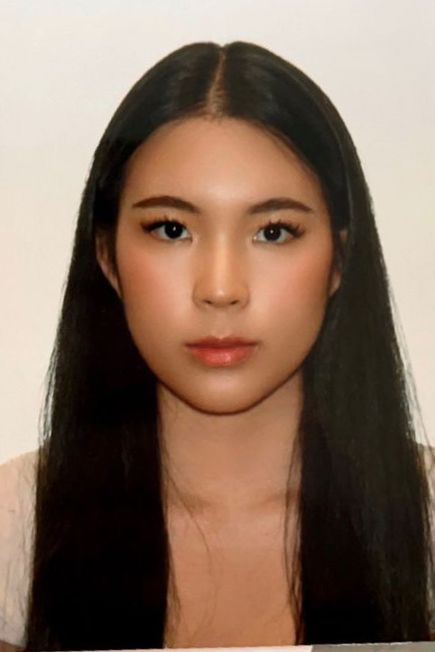
#> input picture img.jpeg, 435 x 652 px
$ jupyter execute avatar_genarative_ai.ipynb
#> lines starting #> are read from the running program, lines starting #| are printed output that depends on the picture; after the words box and inside, x2 and y2 are one past the last pixel; in counts of white or black regions, pixels touching at a corner belong together
[cell 1]
import cv2
from PIL import Image
import numpy as np

[cell 2]
def cartoonize_image(input_path, output_path):
    # Read the image
#> called with input_path = 'input_image.jpg', output_path = 'output_avatar.jpg'
    img = cv2.imread("img.jpeg") #Fixed: Pass input_path to imread
#> img is the input picture: shape (652, 435, 3); mean B, G, R 93.8, 109.8, 133

    # Convert to gray scale
    gray = cv2.cvtColor(img, cv2.COLOR_BGR2GRAY)

    # Apply median blur
    gray = cv2.medianBlur(gray, 5)

    # Detect edges
    edges = cv2.adaptiveThreshold(gray, 255,
                                  cv2.ADAPTIVE_THRESH_MEAN_C,
                                  cv2.THRESH_BINARY, 9, 9)
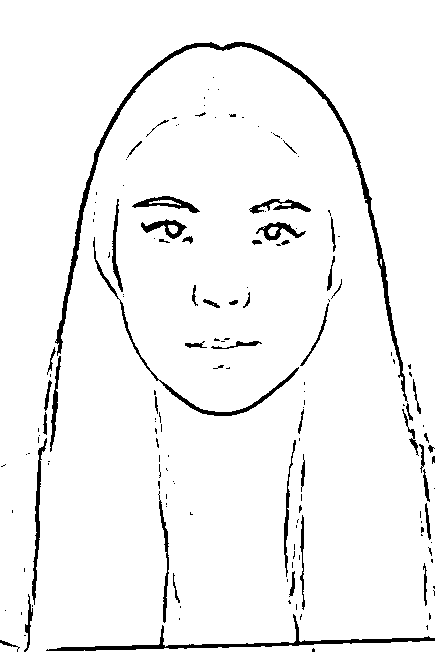
#> edges: shape (652, 435); 95.5% white; 160 black regions (110 under 20 px), largest, box (x1, y1, x2, y2) and area: (55, 42, 408, 402) 3560, (46, 614, 435, 651) 1563, (93, 237, 299, 416) 998

    # Apply bilateral filter to smooth the image
    color = cv2.bilateralFilter(img, 9, 300, 300)

    # Combine edges and smoothed image
    cartoon = cv2.bitwise_and(color, color, mask=edges)

    # Save the output
    cv2.imwrite(output_path, cartoon)

# Example usage
cartoonize_image('input_image.jpg', 'output_avatar.jpg')

[cell 3]
def cartoonize_image(input_path, output_path):
    # Read the image
#> called with input_path = 'input_image.jpg', output_path = 'output_avatar1.jpg'
    img = cv2.imread("img1.jpeg") #Fixed: Pass input_path to imread
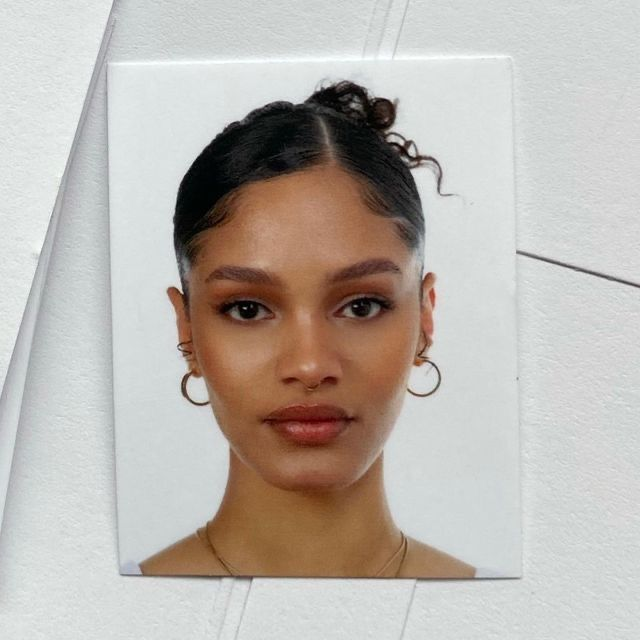
#> input picture img1.jpeg, 640 x 640 px
#> img is the input picture: shape (640, 640, 3); mean B, G, R 175.3, 181.6, 188.1

    # Convert to gray scale
    gray = cv2.cvtColor(img, cv2.COLOR_BGR2GRAY)
#> gray: shape (640, 640)

    # Apply median blur
    gray = cv2.medianBlur(gray, 5)

    # Detect edges
    edges = cv2.adaptiveThreshold(gray, 255,
                                  cv2.ADAPTIVE_THRESH_MEAN_C,
                                  cv2.THRESH_BINARY, 9, 9)
#> edges: shape (640, 640); 96.7% white; 198 black regions (143 under 20 px), largest, box (x1, y1, x2, y2) and area: (173, 80, 372, 322) 1880, (119, 534, 521, 581) 1798, (2, 0, 117, 396) 1258

    # Apply bilateral filter to smooth the image
    color = cv2.bilateralFilter(img, 9, 300, 300)
#> color: shape (640, 640, 3)

    # Combine edges and smoothed image
    cartoon = cv2.bitwise_and(color, color, mask=edges)
#> cartoon: shape (640, 640, 3)

    # Save the output
    cv2.imwrite(output_path, cartoon)

# Example usage
cartoonize_image('input_image.jpg', 'output_avatar1.jpg')

[cell 4]
def cartoonize_image(input_path, output_path):
    # Read the image
#> called with input_path = 'input_image.jpg', output_path = 'output_avatar2.jpg'
    img = cv2.imread("img2.jpeg") #Fixed: Pass input_path to imread
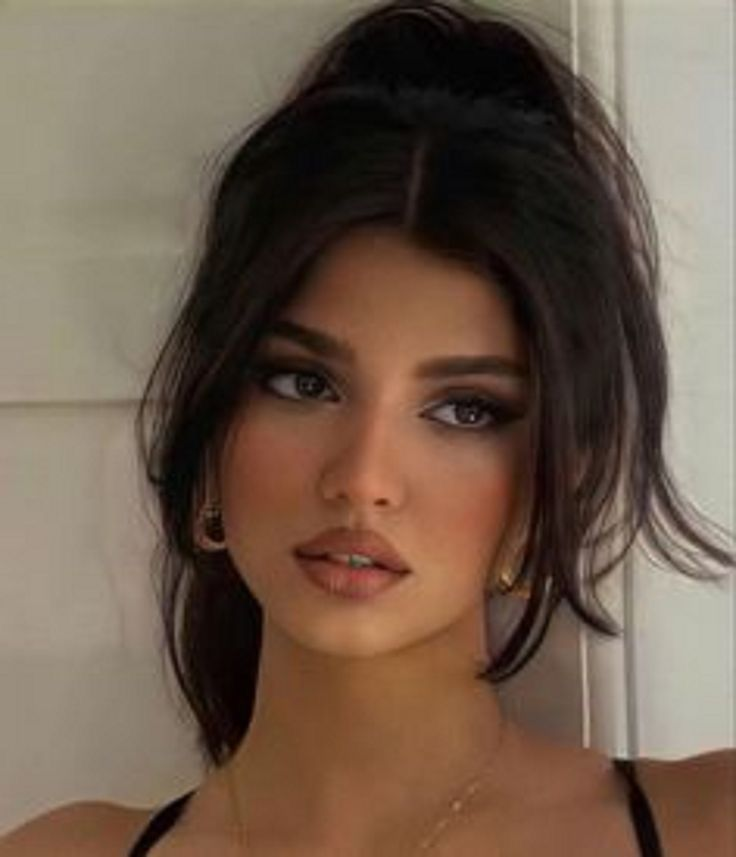
#> input picture img2.jpeg, 736 x 857 px
#> img is the input picture: shape (857, 736, 3); mean B, G, R 77.2, 92.6, 112.1

    # Convert to gray scale
    gray = cv2.cvtColor(img, cv2.COLOR_BGR2GRAY)
#> gray: shape (857, 736)

    # Apply median blur
    gray = cv2.medianBlur(gray, 5)

    # Detect edges
    edges = cv2.adaptiveThreshold(gray, 255,
                                  cv2.ADAPTIVE_THRESH_MEAN_C,
                                  cv2.THRESH_BINARY, 9, 9)
#> edges: shape (857, 736); 98.1% white; 390 black regions (278 under 20 px), largest, box (x1, y1, x2, y2) and area: (169, 572, 203, 726) 584, (677, 521, 736, 567) 499, (646, 517, 726, 581) 399

    # Apply bilateral filter to smooth the image
    color = cv2.bilateralFilter(img, 9, 300, 300)
#> color: shape (857, 736, 3)

    # Combine edges and smoothed image
    cartoon = cv2.bitwise_and(color, color, mask=edges)
#> cartoon: shape (857, 736, 3)

    # Save the output
    cv2.imwrite(output_path, cartoon)

# Example usage
cartoonize_image('input_image.jpg', 'output_avatar2.jpg')

[cell 5]
def cartoonize_image(input_path, output_path):
    # Read the image
#> called with input_path = 'input_image.jpg', output_path = 'output_avatar3.jpg'
    img = cv2.imread("img3.jpeg") #Fixed: Pass input_path to imread
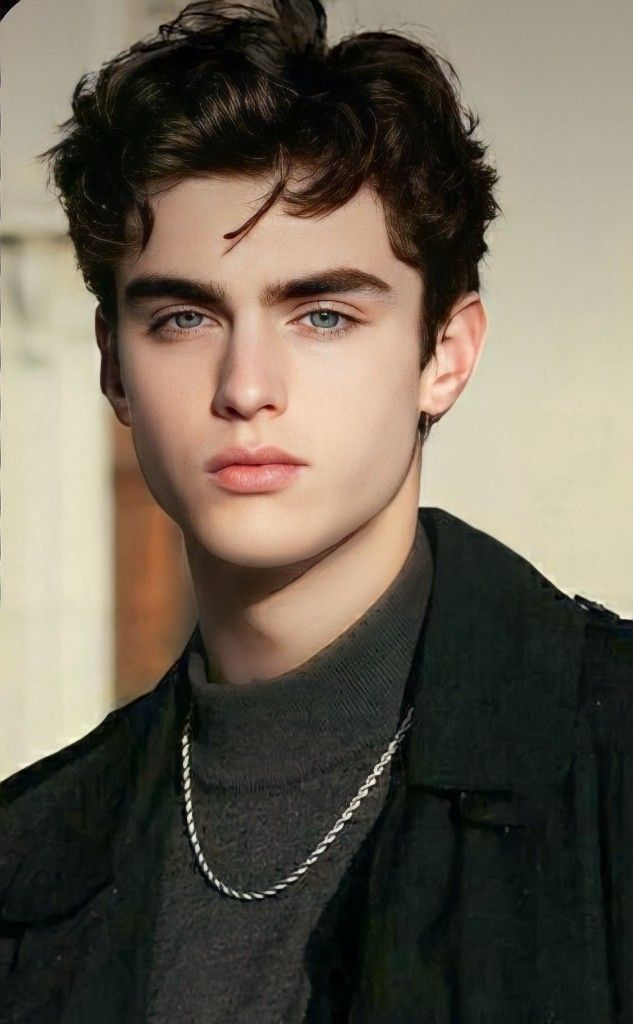
#> input picture img3.jpeg, 633 x 1024 px
#> img is the input picture: shape (1024, 633, 3); mean B, G, R 83.4, 97.3, 105.7

    # Convert to gray scale
    gray = cv2.cvtColor(img, cv2.COLOR_BGR2GRAY)
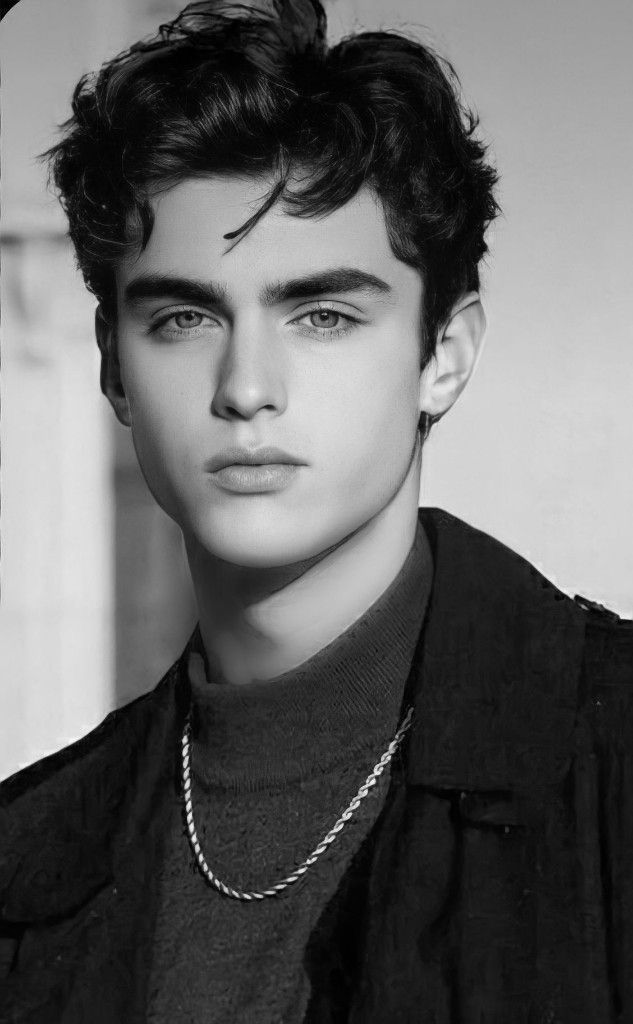
#> gray: shape (1024, 633); min 0, max 253, mean 98.2

    # Apply median blur
    gray = cv2.medianBlur(gray, 5)

    # Detect edges
    edges = cv2.adaptiveThreshold(gray, 255,
                                  cv2.ADAPTIVE_THRESH_MEAN_C,
                                  cv2.THRESH_BINARY, 9, 9)
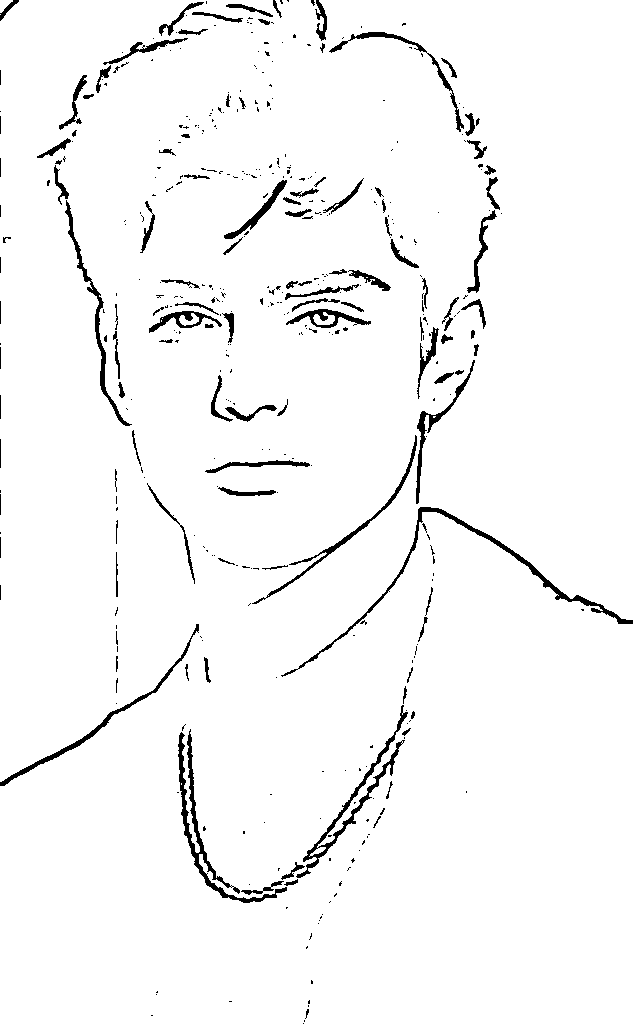
#> edges: shape (1024, 633); 96.6% white; 437 black regions (327 under 20 px), largest, box (x1, y1, x2, y2) and area: (281, 507, 633, 677) 1812, (178, 729, 287, 903) 1781, (296, 705, 408, 878) 1490

    # Apply bilateral filter to smooth the image
    color = cv2.bilateralFilter(img, 9, 300, 300)
#> color: shape (1024, 633, 3)

    # Combine edges and smoothed image
    cartoon = cv2.bitwise_and(color, color, mask=edges)
#> cartoon: shape (1024, 633, 3)

    # Save the output
    cv2.imwrite(output_path, cartoon)

# Example usage
cartoonize_image('input_image.jpg', 'output_avatar3.jpg')

[cell 6]
def cartoonize_image(input_path, output_path):
    # Read the image
#> called with input_path = 'input_image.jpg', output_path = 'output_avatar4.jpg'
    img = cv2.imread("img4.jpeg") #Fixed: Pass input_path to imread
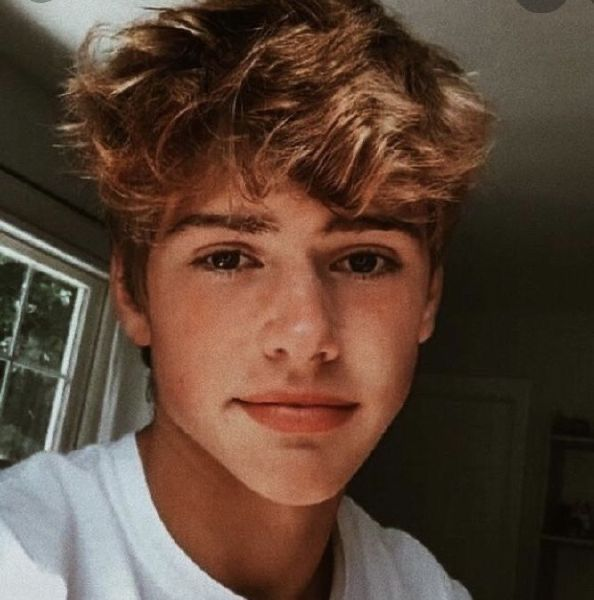
#> input picture img4.jpeg, 594 x 600 px
#> img is the input picture: shape (600, 594, 3); mean B, G, R 54.6, 68.6, 90.9

    # Convert to gray scale
    gray = cv2.cvtColor(img, cv2.COLOR_BGR2GRAY)
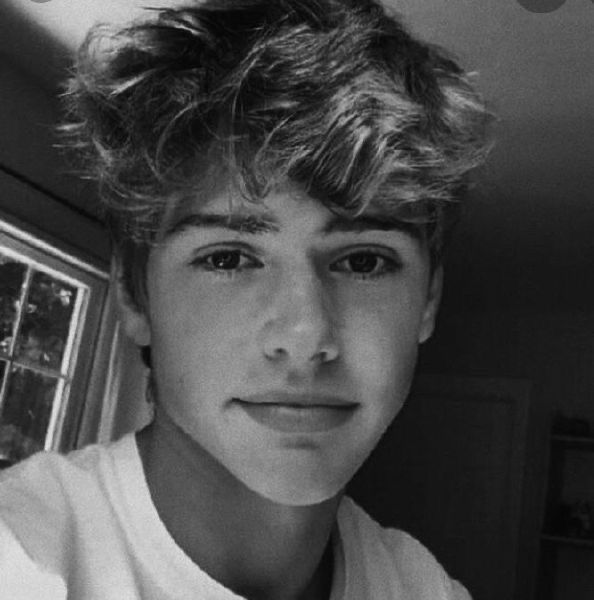
#> gray: shape (600, 594); min 2, max 227, mean 73.6

    # Apply median blur
    gray = cv2.medianBlur(gray, 5)

    # Detect edges
    edges = cv2.adaptiveThreshold(gray, 255,
                                  cv2.ADAPTIVE_THRESH_MEAN_C,
                                  cv2.THRESH_BINARY, 9, 9)
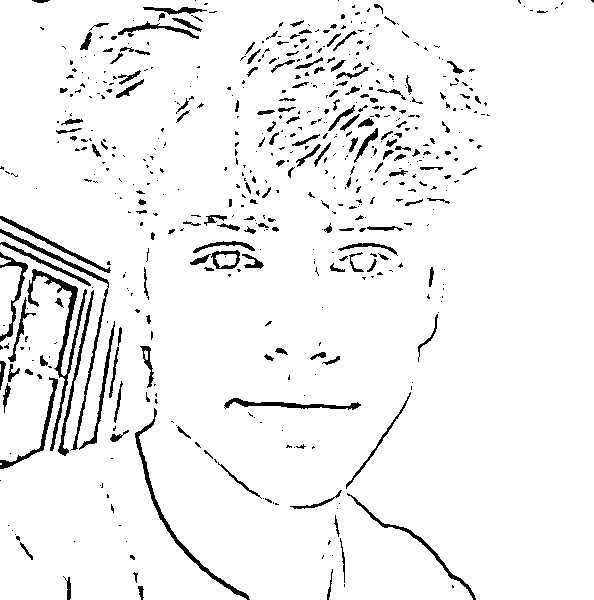
#> edges: shape (600, 594); 94.6% white; 562 black regions (389 under 20 px), largest, box (x1, y1, x2, y2) and area: (27, 269, 87, 451) 1333, (135, 408, 250, 600) 962, (0, 229, 109, 451) 952

    # Apply bilateral filter to smooth the image
    color = cv2.bilateralFilter(img, 9, 300, 300)
#> color: shape (600, 594, 3)

    # Combine edges and smoothed image
    cartoon = cv2.bitwise_and(color, color, mask=edges)
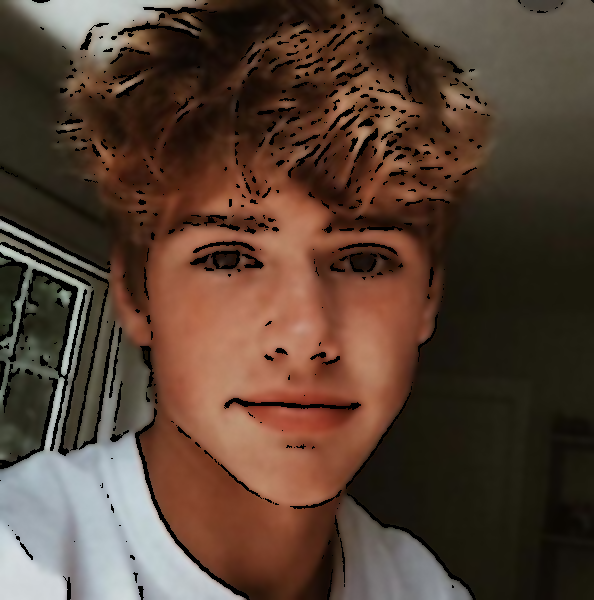
#> cartoon: shape (600, 594, 3); mean B, G, R 51.9, 65.2, 86.2

    # Save the output
    cv2.imwrite(output_path, cartoon)

# Example usage
cartoonize_image('input_image.jpg', 'output_avatar4.jpg')
